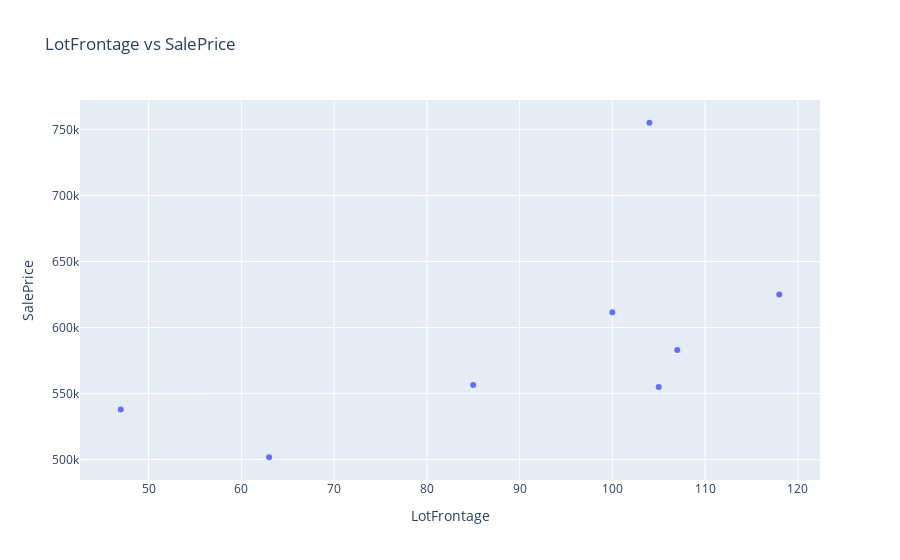

The code cell stored with this chart in its notebook:
### Code cell
# part d)
import plotly.express as px

fig = px.scatter(df[(df['SalePrice'] > 500000) & (df['LotFrontage'] < 150)], 
                 x='LotFrontage', 
                 y='SalePrice',
                 hover_data={'LotFrontage': True,
                            'SalePrice': True,
                            'SaleCondition': True},
                 title='LotFrontage vs SalePrice')

fig.show()

### Figure 1 — Plotly figure (JSON) as saved in the notebook; plotly's stock layout.template omitted (floating-point values rounded to 4 significant figures)
{"data": [{"customdata": [["Partial"], ["Normal"], ["Normal"], ["Normal"], ["Partial"], ["Partial"], ["Partial"], ["Normal"]], "hovertemplate": "LotFrontage=%{x}<br>SalePrice=%{y}<br>SaleCondition=%{customdata[0]}<extra></extra>", "legendgroup": "", "marker": {"color": "#636efa", "symbol": "circle"}, "mode": "markers", "name": "", "orientation": "v", "showlegend": false, "type": "scatter", "x": [63.0, 105.0, 104.0, 47.0, 107.0, 100.0, 85.0, 118.0], "xaxis": "x", "y": [501837, 555000, 755000, 538000, 582933, 611657, 556581, 625000], "yaxis": "y"}], "layout": {"legend": {"tracegroupgap": 0}, "title": {"text": "LotFrontage vs SalePrice"}, "xaxis": {"anchor": "y", "domain": [0, 1], "title": {"text": "LotFrontage"}}, "yaxis": {"anchor": "x", "domain": [0, 1], "title": {"text": "SalePrice"}}}}
